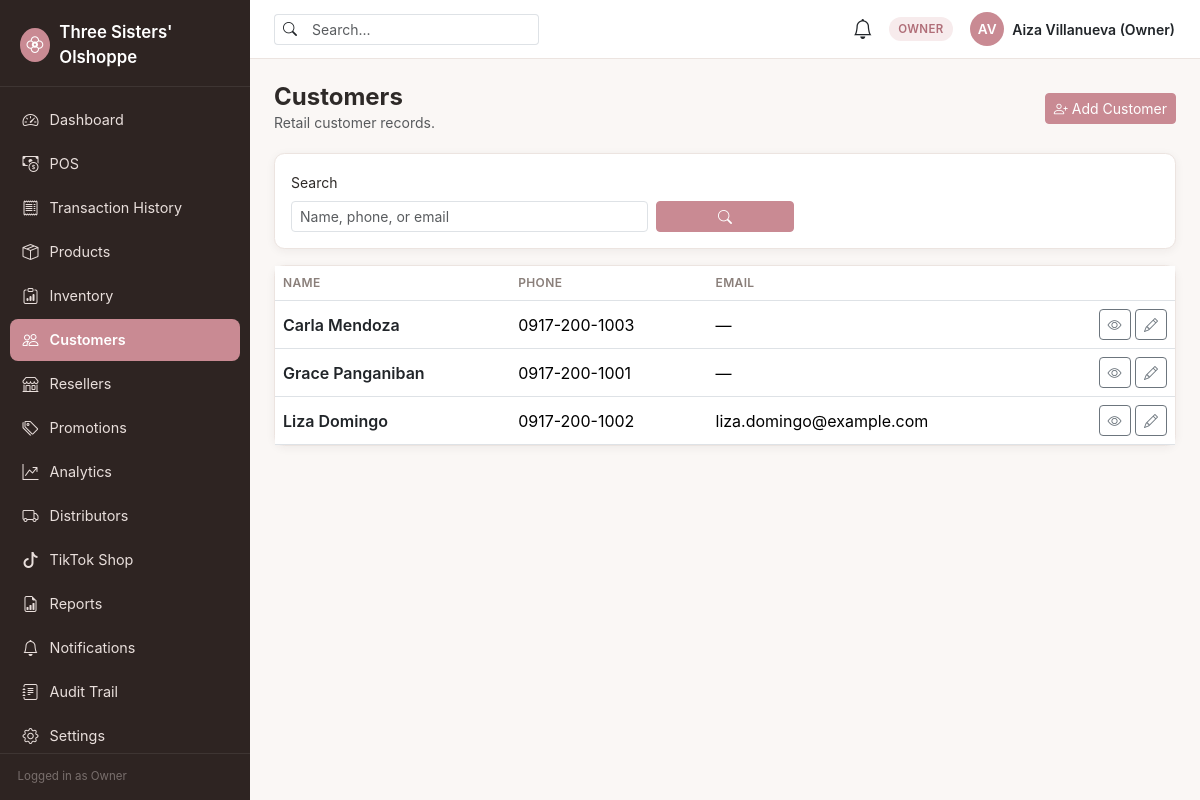
/customers/index.php (signed in), run on the app's committed database.
### tables this page shows
CREATE TABLE customers (
    id              INT UNSIGNED AUTO_INCREMENT PRIMARY KEY,
    full_name       VARCHAR(150) NOT NULL,
    phone           VARCHAR(30) NULL,
    email           VARCHAR(150) NULL,
    address         VARCHAR(255) NULL,
    created_at      TIMESTAMP NOT NULL DEFAULT CURRENT_TIMESTAMP,
    updated_at      TIMESTAMP NOT NULL DEFAULT CURRENT_TIMESTAMP ON UPDATE CURRENT_TIMESTAMP,
    INDEX idx_customers_phone (phone)
);

### config/permissions.php (called while the page is built, shortened)
<?php
function can(string $permissionCode): bool
{
    return in_array($permissionCode, $_SESSION['permissions'] ?? [], true);
}

### core/CustomerService.php (called while the page is built, shortened)
<?php
final class CustomerService
{
    public static function search(string $q = '', int $page = 1): array
    {
        $where = '1=1';
        $params = [];
        $page = max(1, $page);
        $offset = ($page - 1) * self::PER_PAGE;
        $countStmt = db()->prepare("SELECT COUNT(*) FROM customers WHERE $where");
        $countStmt->execute($params);
        $total = (int) $countStmt->fetchColumn();
        $stmt = db()->prepare("SELECT * FROM customers WHERE $where ORDER BY full_name ASC LIMIT " . self::PER_PAGE . " OFFSET $offset");
        $stmt->execute($params);
        return [
            'items' => $stmt->fetchAll(),
            'total' => $total,
            'page' => $page,
            'pages' => max(1, (int) ceil($total / self::PER_PAGE)),
        ];
    }
}

### config/database.php (called while the page is built, shortened)
<?php
function db(): PDO
{
    static $pdo = null;
    if ($pdo instanceof PDO) {
        return $pdo;
    }
    $host = getenv('DB_HOST') ?: '127.0.0.1';
    $port = getenv('DB_PORT') ?: '3306';
    $name = getenv('DB_NAME') ?: 'three_sisters';
    $user = getenv('DB_USER') ?: 'root';
    $pass = getenv('DB_PASS') ?: '';
    $charset = 'utf8mb4';
    $dsn = "mysql:host={$host};port={$port};dbname={$name};charset={$charset}";
    $options = [
        PDO::ATTR_ERRMODE            => PDO::ERRMODE_EXCEPTION,
        PDO::ATTR_DEFAULT_FETCH_MODE => PDO::FETCH_ASSOC,
        PDO::ATTR_EMULATE_PREPARES   => false,
    ];
    try {
        $pdo = new PDO($dsn, $user, $pass, $options);
    } catch (PDOException $e) {
        error_log('[DB CONNECTION ERROR] ' . $e->getMessage());
        http_response_code(500);
        die('A system error occurred. Please try again later or contact the administrator.');
    }
    return $pdo;
}

### customers/index.php (the view, shortened to what this page needs)
<?php
$q = trim($_GET['q'] ?? '');
$page = max(1, (int) ($_GET['page'] ?? 1));
$result = CustomerService::search($q, $page);
require __DIR__ . '/../components/header.php';
?>
<div class="page-header d-flex justify-content-between align-items-center flex-wrap gap-2">
    <div>
        <h1 class="page-title h4 mb-0">Customers</h1>
        <p class="text-muted mb-0 small">Retail customer records.</p>
    </div>
    <?php if (can('customers.manage')): ?>
        <button class="btn btn-primary btn-sm" data-bs-toggle="modal" data-bs-target="#customerModal" onclick="openCustomerModal()"><i class="bi bi-person-plus me-1"></i>Add Customer</button>
    <?php endif; ?>
</div>
<div class="ts-card p-3 mb-3">
    <form method="GET" class="row g-2 align-items-end">
        <div class="col-md-5">
            <label class="form-label small">Search</label>
            <input type="text" name="q" class="form-control form-control-sm" placeholder="Name, phone, or email" value="<?= htmlspecialchars($q) ?>">
        </div>
        <div class="col-md-2">
            <button type="submit" class="btn btn-primary btn-sm w-100"><i class="bi bi-search"></i></button>
        </div>
    </form>
</div>
<div class="ts-card">
    <?php if (!$result['items']): ?>
        <div class="empty-state"><i class="bi bi-people"></i><p class="mb-0">No customers found.</p></div>
    <?php else: ?>
        <div class="table-responsive">
            <table class="table align-middle mb-0">
                <thead><tr><th>Name</th><th>Phone</th><th>Email</th><th></th></tr></thead>
                <tbody>
                <?php foreach ($result['items'] as $c): ?>
                    <tr>
                        <td><a href="<?= BASE_URL ?>/customers/view.php?id=<?= $c['id'] ?>" class="fw-semibold text-decoration-none text-dark"><?= htmlspecialchars($c['full_name']) ?></a></td>
                        <td><?= htmlspecialchars($c['phone'] ?? '—') ?></td>
                        <td><?= htmlspecialchars($c['email'] ?? '—') ?></td>
                        <td class="text-end">
                            <a href="<?= BASE_URL ?>/customers/view.php?id=<?= $c['id'] ?>" class="btn btn-sm btn-outline-secondary"><i class="bi bi-eye"></i></a>
                            <?php if (can('customers.manage')): ?>
                                <button class="btn btn-sm btn-outline-secondary" data-bs-toggle="modal" data-bs-target="#customerModal"
                                        onclick='openCustomerModal(<?= json_encode($c, JSON_HEX_APOS | JSON_HEX_QUOT) ?>)'>
                                    <i class="bi bi-pencil"></i>
                                </button>
                            <?php endif; ?>
                        </td>
                    </tr>
                <?php endforeach; ?>
                </tbody>
            </table>
        </div>
    <?php endif; ?>
</div>
<?php require __DIR__ . '/../components/footer.php'; ?>

### assets/css/style.css (style rules this page uses)
:root { --ts-font-heading: 'Poppins', -apple-system, 'Segoe UI', Roboto, 'Helvetica Neue', Arial, sans-serif; --ts-font-body: 'Inter', -apple-system, 'Segoe UI', Roboto, 'Helvetica Neue', Arial, sans-serif; --ts-bg: #FAF7F5; --ts-surface: #FFFFFF; --ts-text: #2E2A28; --ts-text-muted: #8A7F7A; --ts-border: #ECE4E0; --ts-accent: #C98A93; --ts-accent-dark: #B06E78; --ts-accent-tint: #F7EBEC; --ts-sidebar-bg: #2E2422; --ts-sidebar-text: #E9DFDC; --ts-sidebar-active: #C98A93; --ts-success: #3E8E5A; --ts-success-bg: #E7F5EC; --ts-warning: #B98A2E; --ts-warning-bg: #FBF1DF; --ts-danger: #C0473F; --ts-danger-bg: #FBEAE8; --ts-info: #3E7CB1; --ts-info-bg: #E8F1FA; --ts-radius: 0.65rem; --ts-shadow: 0 2px 10px rgba(46, 34, 28, 0.06); --ts-shadow-lg: 0 8px 28px rgba(46, 34, 28, 0.10); --bs-body-font-family: var(--ts-font-body); }
body { background-color: var(--ts-bg); color: var(--ts-text); font-family: var(--ts-font-body); }
h1, h2, h3, h4, h5, h6, .brand-font { font-family: var(--ts-font-heading); color: var(--ts-text); }
a { color: var(--ts-accent-dark); }
.btn-primary { background-color: var(--ts-accent); border-color: var(--ts-accent); color: #fff; }
.page-header { margin-bottom: 1.25rem; }
.page-header .page-title { font-weight: 700; margin-bottom: 0.15rem; }
.card, .ts-card { background: var(--ts-surface); border: 1px solid var(--ts-border); border-radius: var(--ts-radius); box-shadow: var(--ts-shadow); }
.table thead th { font-size: 0.75rem; text-transform: uppercase; letter-spacing: 0.03em; color: var(--ts-text-muted); border-bottom-width: 1px; font-weight: 600; }
.table td { vertical-align: middle; }

### data on the page
customers: full_name "Carla Mendoza", phone "0917-200-1003", email "—"
customers: full_name "Grace Panganiban", phone "0917-200-1001", email "—"
customers: full_name "Liza Domingo", phone "0917-200-1002", email "liza.domingo@example.com"

### other printed values
APP_NAME "Three Sisters' Olshoppe"
$item['label'] "Dashboard"
$item['label'] "POS"
$item['label'] "Transaction History"
$item['label'] "Products"
$item['label'] "Inventory"
$item['label'] "Customers"
$item['label'] "Resellers"
$item['label'] "Promotions"
$item['label'] "Analytics"
$item['label'] "Distributors"
$item['label'] "TikTok Shop"
$item['label'] "Reports"
$item['label'] "Notifications"
$item['label'] "Audit Trail"
